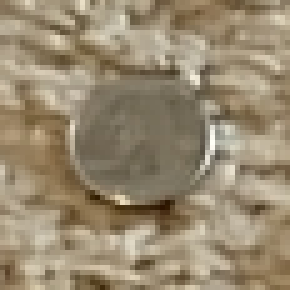
#> input picture CamouflageDataset/111.png, 58 x 58 px (shown 5 times larger); its folder holds only this picture in this run
$ python deployment_dist.py   (older library calls are emulated)
#> lines starting #> are read from the running program, lines starting #| are printed output that depends on the picture; after the words box and inside, x2 and y2 are one past the last pixel; in counts of white or black regions, pixels touching at a corner belong together
import os, sys, glob
import math, imutils, json, cv2, urllib, requests, numpy as np, base64, scipy as sp, scipy.ndimage as nd, matplotlib.pyplot as plt, scipy.misc
from scipy.spatial import distance as dist
from imutils import perspective
from imutils import contours
from skimage import io
from urllib.request import urlopen
from skimage import data


# [56 lines left out: function distance_transform, not called in this run]

def decide_contour(mean, std, mean_thresh = 100,std_thresh = 40):

    if mean >= mean_thresh and std <= std_thresh:
        # return "wide1"
        return "wide"
    elif mean < mean_thresh and std <= std_thresh:
        # return "wide2"
        return "wide"
    elif std > std_thresh:
        return "tight"

def threshold(width=0.955) ->int:
#> called with width = 0.955
    images = []
    #BoundingboxDataset/*.jpg
    #CamouflageDataset/*.png
    for img in glob.glob("CamouflageDataset/*"):
        img_names = os.path.basename(img).split(".")[0]
        image= cv2.imread(img)
#> image is the input picture: shape (58, 58, 3); mean B, G, R 112.8, 137.7, 152.3
        images.append(image)
    #image = cv2.imread("111.png")
        #cv2.imshow("sd", image)
        #if cv2.waitKey() & 0xff == 27: quit()
        image_gray = cv2.cvtColor(image, cv2.COLOR_BGR2GRAY)
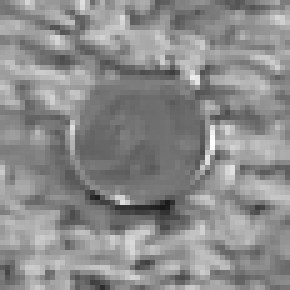
#> image_gray: shape (58, 58) (shown 5 times larger); min 24, max 254, mean 139.2
        mean, std = image_gray.mean(), image_gray.std()
#> mean = 139.2; std = 31.61
        chosen_contour = decide_contour(mean, std)
#> chosen_contour = 'wide'
        #print(chosen_contour)
        blurred = cv2.GaussianBlur(image_gray, (5, 5), 0)
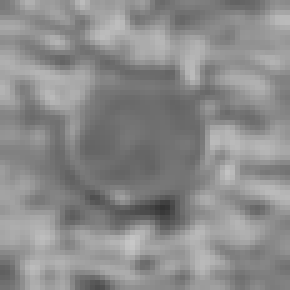
#> blurred: shape (58, 58) (shown 5 times larger); min 51, max 199, mean 139.2
        wide = cv2.Canny(blurred, 10, 200)
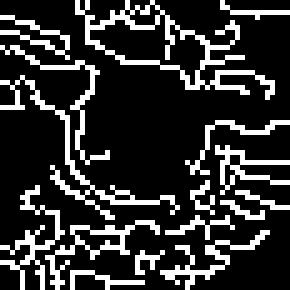
#> wide: shape (58, 58) (shown 5 times larger); 20.5% white in thin lines or dots
        mid = cv2.Canny(blurred, 30, 150)
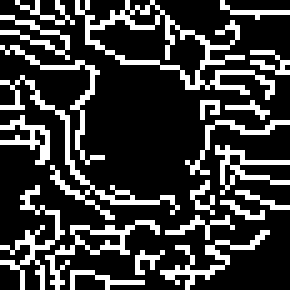
#> mid: shape (58, 58) (shown 5 times larger); 23.2% white in thin lines or dots
        tight = cv2.Canny(blurred, 240, 250)
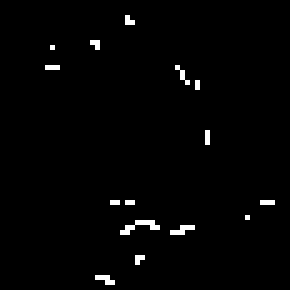
#> tight: shape (58, 58) (shown 5 times larger); 1.5% white in thin lines or dots, all inside (x1, y1, x2, y2) = (9, 3, 55, 57)

        if chosen_contour=="tight":
            _, final_chosen_thresh_image = cv2.threshold(tight, 127, 255, cv2.THRESH_BINARY)
            cv2.imshow("_tight.jpg",tight)
            if cv2.waitKey() & 0xff == 27: quit()

        else:
            _, final_chosen_thresh_image = cv2.threshold(wide, 127, 255, cv2.THRESH_BINARY)
            cv2.imshow("_wide.jpg",wide)
            if cv2.waitKey() & 0xff == 27: quit()
#> (the program exits here)

$ run again, on CamouflageDataset/backimage_1614986348.png
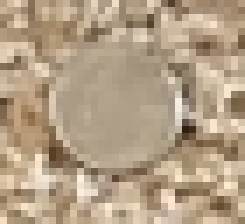
#> input picture CamouflageDataset/backimage_1614986348.png, 35 x 32 px (shown 7 times larger)
#> in threshold, image is the input picture: shape (32, 35, 3); mean B, G, R 133.6, 159.1, 179.4
#> in threshold, `image_gray = cv2.cvtColor(image, cv2.COLOR_BGR2GRAY)`:
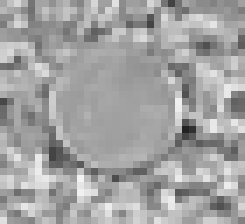
#> image_gray: shape (32, 35) (shown 7 times larger); min 34, max 243, mean 162.3
#> mean = 162.3; std = 30.59
#> chosen_contour = 'wide'
#> wide: shape (32, 35); 31% white in thin lines or dots
#> mid: shape (32, 35); 29.6% white in thin lines or dots
#> in threshold, `tight = cv2.Canny(blurred, 240, 250)`:
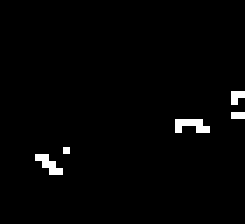
#> tight: shape (32, 35) (shown 7 times larger); 1.7% white in thin lines or dots, all inside (x1, y1, x2, y2) = (5, 13, 35, 25)
